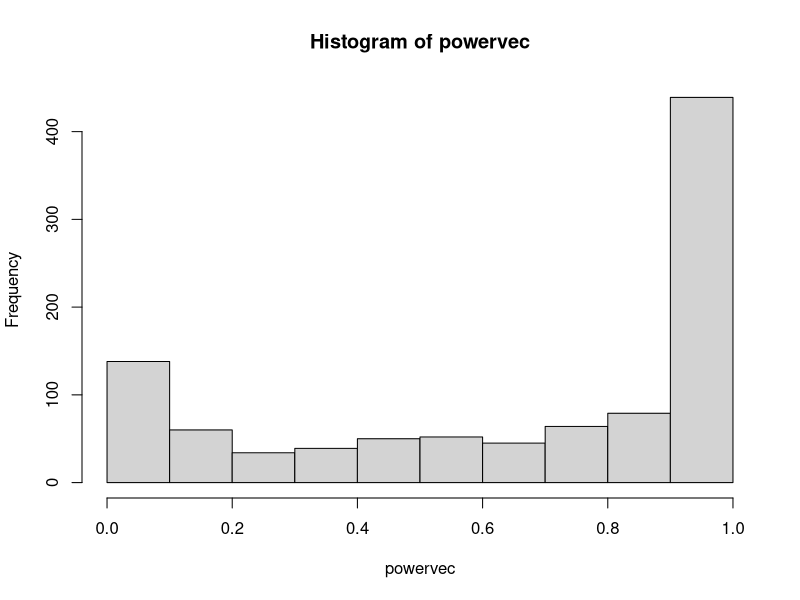
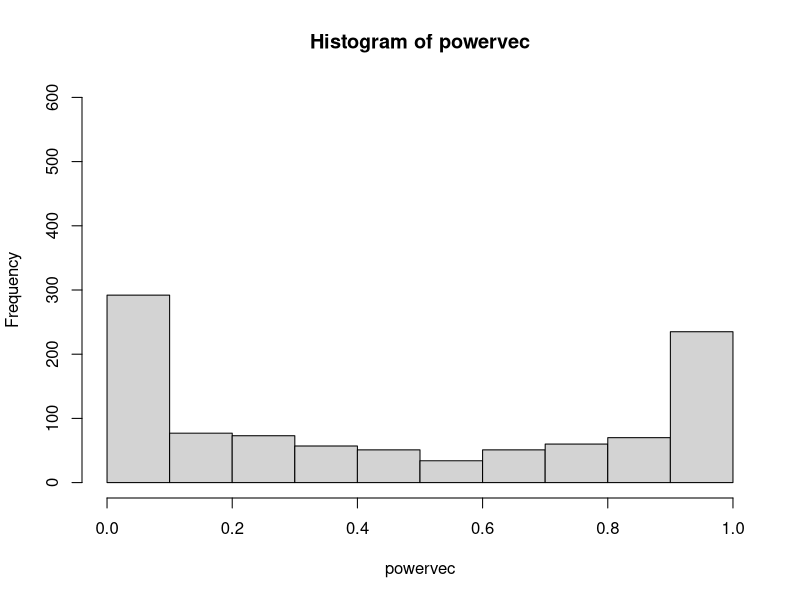

Write the R code that produced these figures, in order. (Note: a time limit stopped this script after it produced the figures.)
## ---- chunk 1
knitr::opts_chunk$set(echo = TRUE)
library(survival)
## ---- chunk 2
#PHM
nEvents <- 512
nPatients <- 680
HR <- 0.75
recTime <- 34
lambdac <- 1/18
lambdat <- lambdac*HR

powervec <- rep(NA, 1000)
censvec <- rep(NA, 1000)

for (i in 1:1000){
  combinedData <- data.frame(time = c(rexp(nPatients/2, rate = lambdac), rexp(nPatients/2, rate = lambdat)), group = c(rep("Control", nPatients/2),
                             rep("Treatment", nPatients/2)))
  
  combinedData$time <- combinedData$time + runif(nPatients, min = 0, max = recTime)
  
  combinedData <- combinedData[order(combinedData$time),]
  
  censTime <- combinedData[nEvents,]$time
  
  combinedData$status <- combinedData$time<=censTime
  
  combinedData[combinedData$status==F,]$time <- censTime
  
  test <- survdiff(Surv(time, status)~group, data = combinedData)
  
  powervec[i] <- test$chisq > qchisq(0.95, 1)
  censvec[i] <- censTime
}
 
mean(powervec)
median(censvec)
## ---- chunk 3
#DTE

nEvents <- 512
nPatients <- 680
HR <- 0.75
recTime <- 34
lambdac <- 1/18
lambdat <- lambdac*HR

powervec <- rep(NA, 1000)
censvec <- rep(NA, 1000)

for (i in 1:1000){
  
  CP <- exp(-(lambdac*3))
  u <- runif(nPatients/2)
  
  combinedData <- data.frame(time = c(rexp(nPatients/2, rate = lambdac), ifelse(u>CP, (-log(u))/lambdac, (1/lambdat)*(3*lambdat-log(u)-3*lambdac))), group = c(rep("Control", nPatients/2),
                             rep("Treatment", nPatients/2)))
  
  combinedData$time <- combinedData$time + runif(nPatients, min = 0, max = recTime)
  
  combinedData <- combinedData[order(combinedData$time),]
  
  censTime <- combinedData[nEvents,]$time
  
  combinedData$status <- combinedData$time<=censTime
  
  combinedData[combinedData$status==F,]$time <- censTime
  
  test <- survdiff(Surv(time, status)~group, data = combinedData)
  
  powervec[i] <- test$chisq > qchisq(0.95, 1)
  censvec[i] <- censTime
}
 
mean(powervec)
median(censvec)

## ---- chunk 4
#PHM with IA
nEvents <- 512
nIAEvents <- 512*0.5
nPatients <- 680
HR <- 0.75
recTime <- 34
lambdac <- 1/18
lambdat <- lambdac*HR

powervec <- rep(NA, 1000)
#censvec <- rep(NA, 1000)

for (i in 1:1000){
  combinedData <- data.frame(time = c(rexp(nPatients/2, rate = lambdac), rexp(nPatients/2, rate = lambdat)), group = c(rep("Control", nPatients/2),
                             rep("Treatment", nPatients/2)))
  
  combinedData$time <- combinedData$time + runif(nPatients, min = 0, max = recTime)
  
  combinedData <- combinedData[order(combinedData$time),]
  
  IACombinedData <- combinedData
  
  IATime <- IACombinedData[nIAEvents,]$time
  
  IACombinedData$status <- IACombinedData$time<=IATime
  
  IACombinedData[IACombinedData$status==F,]$time <- IATime
  
  test <- survdiff(Surv(time, status)~group, data = IACombinedData)
  
  if (test$chisq>(qchisq(1-0.0054, 1))){
    powervec[i] <- 1
    censvec[i] <- IATime
  } else {

  censTime <- combinedData[nEvents,]$time
  censvec[i] <- censTime
  combinedData$status <- combinedData$time<=censTime
  combinedData[combinedData$status==F,]$time <- censTime
  test <- survdiff(Surv(time, status)~group, data = combinedData)
  if (test$chisq>(qchisq(1-0.0492, 1))){
    powervec[i] <- 2
  } else{
    powervec[i] <- 0
  }
  }
  
}
 
#Power
1- sum(powervec==0)/length(powervec)

#Probability of stopping early
sum(powervec==1)/length(powervec)

#Probability of being successful at final look (but not first, by definition)
sum(powervec==2)/length(powervec)
#Average length of trial
median(censvec)
## ---- chunk 5
#NPHM (DTE) with IA
nEvents <- 512
nIAEvents <- 512*0.5
nPatients <- 680
HR <- 0.75
recTime <- 34
lambdac <- 1/18
lambdat <- lambdac*HR

powervec <- rep(NA, 1000)
censvec <- rep(NA, 1000)

for (i in 1:1000){
  
   CP <- exp(-(lambdac*3))
  u <- runif(nPatients/2)
  
  combinedData <- data.frame(time = c(rexp(nPatients/2, rate = lambdac), ifelse(u>CP, (-log(u))/lambdac, (1/lambdat)*(3*lambdat-log(u)-3*lambdac))), group = c(rep("Control", nPatients/2),
                             rep("Treatment", nPatients/2)))
  
  
  combinedData$time <- combinedData$time + runif(nPatients, min = 0, max = recTime)
  
  combinedData <- combinedData[order(combinedData$time),]
  
  IACombinedData <- combinedData
  
  IATime <- IACombinedData[nIAEvents,]$time
  
  IACombinedData$status <- IACombinedData$time<=IATime
  
  IACombinedData[IACombinedData$status==F,]$time <- IATime
  
  test <- survdiff(Surv(time, status)~group, data = IACombinedData)
  
  if (test$chisq>(qchisq(1-0.0054, 1))){
    powervec[i] <- 1
    censvec[i] <- IATime
  } else {

  censTime <- combinedData[nEvents,]$time
  censvec[i] <- censTime
  combinedData$status <- combinedData$time<=censTime
  combinedData[combinedData$status==F,]$time <- censTime
  test <- survdiff(Surv(time, status)~group, data = combinedData)
  if (test$chisq>(qchisq(1-0.0492, 1))){
    powervec[i] <- 2
  } else{
    powervec[i] <- 0
  }
  }
  
}
 
#Power
1- sum(powervec==0)/length(powervec)

#Probability of stopping early
sum(powervec==1)/length(powervec)

#Probability of being successful at final look (but not first, by definition)
sum(powervec==2)/length(powervec)
#Average length of trial
median(censvec)
## ---- chunk 6
#PHM with IA for futility
nEvents <- 512
nIAEvents <- 512*0.5
nPatients <- 680
HR <- 0.75
recTime <- 34
lambdac <- 1/18
lambdat <- lambdac*HR

powervec <- rep(NA, 1000)
#censvec <- rep(NA, 1000)

for (i in 1:1000){
  combinedData <- data.frame(time = c(rexp(nPatients/2, rate = lambdac), rexp(nPatients/2, rate = lambdat)), group = c(rep("Control", nPatients/2),
                             rep("Treatment", nPatients/2)))
  
  combinedData$time <- combinedData$time + runif(nPatients, min = 0, max = recTime)
  
  combinedData <- combinedData[order(combinedData$time),]
  
  IACombinedData <- combinedData
  
  IATime <- IACombinedData[nIAEvents,]$time
  
  IACombinedData$status <- IACombinedData$time<=IATime
  
  IACombinedData[IACombinedData$status==F,]$time <- IATime
  
  IACombinedData
  
  survreg(Surv(time, status)~group, data = IACombinedData, dist = "exp")
  
  
  
  
  
  
  test <- survdiff(Surv(time, status)~group, data = IACombinedData)
  
  if (test$chisq>(qchisq(1-0.0054, 1))){
    powervec[i] <- 1
    censvec[i] <- IATime
  } else {

  censTime <- combinedData[nEvents,]$time
  censvec[i] <- censTime
  combinedData$status <- combinedData$time<=censTime
  combinedData[combinedData$status==F,]$time <- censTime
  test <- survdiff(Surv(time, status)~group, data = combinedData)
  if (test$chisq>(qchisq(1-0.0492, 1))){
    powervec[i] <- 2
  } else{
    powervec[i] <- 0
  }
  }
  
}
 
#Power
1- sum(powervec==0)/length(powervec)

#Probability of stopping early
sum(powervec==1)/length(powervec)

#Probability of being successful at final look (but not first, by definition)
sum(powervec==2)/length(powervec)
#Average length of trial
median(censvec)
## ---- chunk 7
#Calculating conditional power
r <- 2
D <- 512
d <- 256
delta1 <- 1
gamma <- 1.967	
nEvents <- 512
nIAEvents <- 512*0.5
nPatients <- 680
HR <- 0.75
recTime <- 34
lambdac <- 1/18
lambdat <- lambdac*HR

powervec <- rep(NA, 1000)
#censvec <- rep(NA, 1000)

for (i in 1:1000){
  combinedData <- data.frame(time = c(rexp(nPatients/2, rate = lambdac), rexp(nPatients/2, rate = lambdat)), group = c(rep("Control", nPatients/2),
                             rep("Treatment", nPatients/2)))
  
  combinedData$time <- combinedData$time + runif(nPatients, min = 0, max = recTime)
  
  combinedData <- combinedData[order(combinedData$time),]
  
  IACombinedData <- combinedData
  
  IATime <- IACombinedData[nIAEvents,]$time
  
  IACombinedData$status <- IACombinedData$time<=IATime
  
  IACombinedData[IACombinedData$status==F,]$time <- IATime
  
  coxmodel <- coxph(Surv(time, status) ~ group, data = IACombinedData)
  
  deltad <- as.numeric(exp(coef(coxmodel)))
  
  powervec[i] <- pnorm((1/r)*sqrt(D/(D-d))*(sqrt(D)*log(delta1/deltad)-r*gamma))
  
}

hist(powervec) 

## ---- chunk 8
#Calculating conditional power
r <- 2
D <- 512
d <- 256
delta1 <- 1
gamma <- 1.967	
nEvents <- 512
nIAEvents <- 512*0.5
nPatients <- 680
HR <- 0.75
recTime <- 34
lambdac <- 1/18
lambdat <- lambdac*HR

powervec <- rep(NA, 1000)
#censvec <- rep(NA, 1000)

for (i in 1:1000){
   CP <- exp(-(lambdac*3))
  u <- runif(nPatients/2)
  
  combinedData <- data.frame(time = c(rexp(nPatients/2, rate = lambdac), ifelse(u>CP, (-log(u))/lambdac, (1/lambdat)*(3*lambdat-log(u)-3*lambdac))), group = c(rep("Control", nPatients/2),
                             rep("Treatment", nPatients/2)))
  
  combinedData$time <- combinedData$time + runif(nPatients, min = 0, max = recTime)
  
  combinedData <- combinedData[order(combinedData$time),]
  
  IACombinedData <- combinedData
  
  IATime <- IACombinedData[nIAEvents,]$time
  
  IACombinedData$status <- IACombinedData$time<=IATime
  
  IACombinedData[IACombinedData$status==F,]$time <- IATime
  
  coxmodel <- coxph(Surv(time, status) ~ group, data = IACombinedData)
  
  deltad <- as.numeric(exp(coef(coxmodel)))
  
  powervec[i] <- pnorm((1/r)*sqrt(D/(D-d))*(sqrt(D)*log(delta1/deltad)-r*gamma))
  
}

hist(powervec, ylim=c(0,600)) 

## ---- chunk 9
#PHM
nEvents <- 512
nPatients <- 680
HR <- 0.75
recTime <- 34
lambdac <- 1/18
lambdat <- lambdac*HR

powervec <- rep(NA, 1000)
censvec <- rep(NA, 1000)

for (i in 1:1000){
  combinedData <- data.frame(time = c(rexp(nPatients/2, rate = lambdac), rexp(nPatients/2, rate = lambdat)), group = c(rep("Control", nPatients/2),
                             rep("Treatment", nPatients/2)))
  
  combinedData$time <- combinedData$time + runif(nPatients, min = 0, max = recTime)
  
  combinedData <- combinedData[order(combinedData$time),]
  
  censTime <- combinedData[nEvents,]$time
  
  combinedData$status <- combinedData$time<=censTime
  
  combinedData[combinedData$status==F,]$time <- censTime
  
  test <- survdiff(Surv(time, status)~group, data = combinedData)
  
  powervec[i] <- test$chisq > qchisq(0.95, 1)
  censvec[i] <- censTime
}
 
mean(powervec)
median(censvec)
## ---- chunk 10
#Adding in the futility rules
nEvents <- 512
nPatients <- 680
HR <- 0.75
recTime <- 34
lambdac <- 1/18
lambdat <- lambdac*HR

nSims <- 1e4
powervec <- rep(NA, nSims)
Wieandpowervec <- rep(NA, nSims)
OBFpowervec <- rep(NA, nSims)
proppowervec <- rep(NA, nSims)
#censvec <- rep(NA, 1000)

for (i in 1:nSims){
  combinedData <- data.frame(time = c(rexp(nPatients/2, rate = lambdac), rexp(nPatients/2, rate = lambdat)), group = c(rep("Control", nPatients/2),
                             rep("Treatment", nPatients/2)))
  
  combinedData$time <- combinedData$time + runif(nPatients, min = 0, max = recTime)
  
  combinedData <- combinedData[order(combinedData$time),]
  
  censTime <- combinedData[nEvents,]$time
  
  combinedData$status <- combinedData$time<=censTime
  
  combinedData[combinedData$status==F,]$time <- censTime
  
  #No interim analysis
  
  test <- survdiff(Surv(time, status)~group, data = combinedData)
  
  powervec[i] <- test$chisq > qchisq(0.95, 1)
  
  #Wieand rule
  
  IACombinedData1 <- combinedData
  
  IATime1 <- IACombinedData1[nEvents*0.5,]$time
  
  IACombinedData1$status <- IACombinedData1$time<=IATime1
  
  IACombinedData1[IACombinedData1$status==F,]$time <- IATime1
  
  coxmodel <- coxph(Surv(time, status)~group, data = IACombinedData1)
  
  deltad <- as.numeric(exp(coef(coxmodel)))
  
  if (deltad>1){
    Wieandpowervec[i] <- 1
  } else {
    
  IACombinedData2 <- combinedData
  
  IATime2 <- IACombinedData2[nEvents*0.75,]$time
  
  IACombinedData2$status <- IACombinedData2$time<=IATime2
  
  IACombinedData2[IACombinedData2$status==F,]$time <- IATime2
  
  coxmodel <- coxph(Surv(time, status)~group, data = IACombinedData2)
  
  deltad <- as.numeric(exp(coef(coxmodel)))
  
  if (deltad>1){
    Wieandpowervec[i] <- 2
  } else {
    test <- survdiff(Surv(time, status)~group, data = combinedData)
    if (test$chisq > qchisq(0.95, 1)){
      Wieandpowervec[i] <- 4
    } else {
      Wieandpowervec[i] <- 3
    }
    
  }
  
  }
  
  #O'Brien-Fleming approach
  
  IACombinedData1 <- combinedData
  
  IATime1 <- IACombinedData1[nEvents*0.5,]$time
  
  IACombinedData1$status <- IACombinedData1$time<=IATime1
  
  IACombinedData1[IACombinedData1$status==F,]$time <- IATime1
  
  coxmodel <- coxph(Surv(time, status)~group, data = IACombinedData1)
  
  deltad <- as.numeric(exp(coef(coxmodel)))
  
  if (deltad>0.998){
    OBFpowervec[i] <- 1
  } else {
    
  IACombinedData2 <- combinedData
  
  IATime2 <- IACombinedData2[nEvents*0.75,]$time
  
  IACombinedData2$status <- IACombinedData2$time<=IATime2
  
  IACombinedData2[IACombinedData2$status==F,]$time <- IATime2
  
  coxmodel <- coxph(Surv(time, status)~group, data = IACombinedData2)
  
  deltad <- as.numeric(exp(coef(coxmodel)))
  
  if (deltad>0.913){
    OBFpowervec[i] <- 2
  } else {
    test <- survdiff(Surv(time, status)~group, data = combinedData)
    if (test$chisq > qchisq(0.95, 1)){
      OBFpowervec[i] <- 4
    } else {
      OBFpowervec[i] <- 3
    }
    
  }
  
  }
  
   #Proposed approach
  
  
  propvec <- rep(NA, nrow(combinedData))
  
  lessthan3 <- sum(combinedData$time<3)
  
  for (j in 1:nrow(combinedData)){
    if (combinedData$time[j]<3){
      propvec[j] <- 0
    } else {
      propvec[j] <- 1 - lessthan3/j
    }
  }
   
  thresholdEvent <- sum(propvec<(2/3))
  
  firstIAEvent <- max(thresholdEvent, nEvents*0.5)
  
  IACombinedData1 <- combinedData
  
  IATime1 <- IACombinedData1[firstIAEvent,]$time
  
  IACombinedData1$status <- IACombinedData1$time<=IATime1
  
  IACombinedData1[IACombinedData1$status==F,]$time <- IATime1
  
  coxmodel <- coxph(Surv(time, status)~group, data = IACombinedData1)
  
  deltad <- as.numeric(exp(coef(coxmodel)))
  
  #print(deltad)
  
  if (deltad>1){
    proppowervec[i] <- 1
  } else {
  
  secondIAEvent <- max(thresholdEvent, nEvents*0.75)    
    
  IACombinedData2 <- combinedData
  
  IATime2 <- IACombinedData2[secondIAEvent,]$time
  
  IACombinedData2$status <- IACombinedData2$time<=IATime2
  
  IACombinedData2[IACombinedData2$status==F,]$time <- IATime2
  
  coxmodel <- coxph(Surv(time, status)~group, data = IACombinedData2)
  
  deltad <- as.numeric(exp(coef(coxmodel)))
  
  if (deltad>1){
    proppowervec[i] <- 2
  } else {
    test <- survdiff(Surv(time, status)~group, data = combinedData)
    if (test$chisq > qchisq(0.95, 1)){
     proppowervec[i] <- 4
    } else {
     proppowervec[i] <- 3
    }
    
  }
  
  }
  
  
}

simResults <- data.frame(No.interim = mean(powervec==1), Wieand = mean(Wieandpowervec==4), OBF = mean(OBFpowervec==4), Proposed = mean(proppowervec==4))


## ---- chunk 11
#Adding in the futility rules
nEvents <- 512
nPatients <- 680
HR <- 0.75
recTime <- 34
lambdac <- 1/18
lambdat <- lambdac*HR

nSims <- 1e4
powervec <- rep(NA, nSims)
Wieandpowervec <- rep(NA, nSims)
OBFpowervec <- rep(NA, nSims)
proppowervec <- rep(NA, nSims)
#censvec <- rep(NA, 1000)

for (i in 1:nSims){
 CP <- exp(-(lambdac*3))
  u <- runif(nPatients/2)
  
  combinedData <- data.frame(time = c(rexp(nPatients/2, rate = lambdac), ifelse(u>CP, (-log(u))/lambdac, (1/lambdat)*(3*lambdat-log(u)-3*lambdac))), group = c(rep("Control", nPatients/2),
                             rep("Treatment", nPatients/2)))
  
  combinedData$time <- combinedData$time + runif(nPatients, min = 0, max = recTime)
  
  combinedData <- combinedData[order(combinedData$time),]
  
  censTime <- combinedData[nEvents,]$time
  
  combinedData$status <- combinedData$time<=censTime
  
  combinedData[combinedData$status==F,]$time <- censTime
  
  #No interim analysis
  
  test <- survdiff(Surv(time, status)~group, data = combinedData)
  
  powervec[i] <- test$chisq > qchisq(0.95, 1)
  
  #Wieand rule
  
  IACombinedData1 <- combinedData
  
  IATime1 <- IACombinedData1[nEvents*0.5,]$time
  
  IACombinedData1$status <- IACombinedData1$time<=IATime1
  
  IACombinedData1[IACombinedData1$status==F,]$time <- IATime1
  
  coxmodel <- coxph(Surv(time, status)~group, data = IACombinedData1)
  
  deltad <- as.numeric(exp(coef(coxmodel)))
  
  if (deltad>1){
    Wieandpowervec[i] <- 1
  } else {
    
  IACombinedData2 <- combinedData
  
  IATime2 <- IACombinedData2[nEvents*0.75,]$time
  
  IACombinedData2$status <- IACombinedData2$time<=IATime2
  
  IACombinedData2[IACombinedData2$status==F,]$time <- IATime2
  
  coxmodel <- coxph(Surv(time, status)~group, data = IACombinedData2)
  
  deltad <- as.numeric(exp(coef(coxmodel)))
  
  if (deltad>1){
    Wieandpowervec[i] <- 2
  } else {
    test <- survdiff(Surv(time, status)~group, data = combinedData)
    if (test$chisq > qchisq(0.95, 1)){
      Wieandpowervec[i] <- 4
    } else {
      Wieandpowervec[i] <- 3
    }
    
  }
  
  }
  
  #O'Brien-Fleming approach
  
  IACombinedData1 <- combinedData
  
  IATime1 <- IACombinedData1[nEvents*0.5,]$time
  
  IACombinedData1$status <- IACombinedData1$time<=IATime1
  
  IACombinedData1[IACombinedData1$status==F,]$time <- IATime1
  
  coxmodel <- coxph(Surv(time, status)~group, data = IACombinedData1)
  
  deltad <- as.numeric(exp(coef(coxmodel)))
  
  if (deltad>0.998){
    OBFpowervec[i] <- 1
  } else {
    
  IACombinedData2 <- combinedData
  
  IATime2 <- IACombinedData2[nEvents*0.75,]$time
  
  IACombinedData2$status <- IACombinedData2$time<=IATime2
  
  IACombinedData2[IACombinedData2$status==F,]$time <- IATime2
  
  coxmodel <- coxph(Surv(time, status)~group, data = IACombinedData2)
  
  deltad <- as.numeric(exp(coef(coxmodel)))
  
  if (deltad>0.913){
    OBFpowervec[i] <- 2
  } else {
    test <- survdiff(Surv(time, status)~group, data = combinedData)
    if (test$chisq > qchisq(0.95, 1)){
      OBFpowervec[i] <- 4
    } else {
      OBFpowervec[i] <- 3
    }
    
  }
  
  }
  
   #Proposed approach
  
  
  propvec <- rep(NA, nrow(combinedData))
  
  lessthan3 <- sum(combinedData$time<3)
  
  for (j in 1:nrow(combinedData)){
    if (combinedData$time[j]<3){
      propvec[j] <- 0
    } else {
      propvec[j] <- 1 - lessthan3/j
    }
  }
   
  thresholdEvent <- sum(propvec<(2/3))
  
  firstIAEvent <- max(thresholdEvent, nEvents*0.5)
  
  IACombinedData1 <- combinedData
  
  IATime1 <- IACombinedData1[firstIAEvent,]$time
  
  IACombinedData1$status <- IACombinedData1$time<=IATime1
  
  IACombinedData1[IACombinedData1$status==F,]$time <- IATime1
  
  coxmodel <- coxph(Surv(time, status)~group, data = IACombinedData1)
  
  deltad <- as.numeric(exp(coef(coxmodel)))
  
  #print(deltad)
  
  if (deltad>1){
    proppowervec[i] <- 1
  } else {
  
  secondIAEvent <- max(thresholdEvent, nEvents*0.75)    
    
  IACombinedData2 <- combinedData
  
  IATime2 <- IACombinedData2[secondIAEvent,]$time
  
  IACombinedData2$status <- IACombinedData2$time<=IATime2
  
  IACombinedData2[IACombinedData2$status==F,]$time <- IATime2
  
  coxmodel <- coxph(Surv(time, status)~group, data = IACombinedData2)
  
  deltad <- as.numeric(exp(coef(coxmodel)))
  
  if (deltad>1){
    proppowervec[i] <- 2
  } else {
    test <- survdiff(Surv(time, status)~group, data = combinedData)
    if (test$chisq > qchisq(0.95, 1)){
     proppowervec[i] <- 4
    } else {
     proppowervec[i] <- 3
    }
    
  }
  
  }
  
  
}

simResults <- data.frame(No.interim = mean(powervec==1), Wieand = mean(Wieandpowervec==4), OBF = mean(OBFpowervec==4), Proposed = mean(proppowervec==4))
